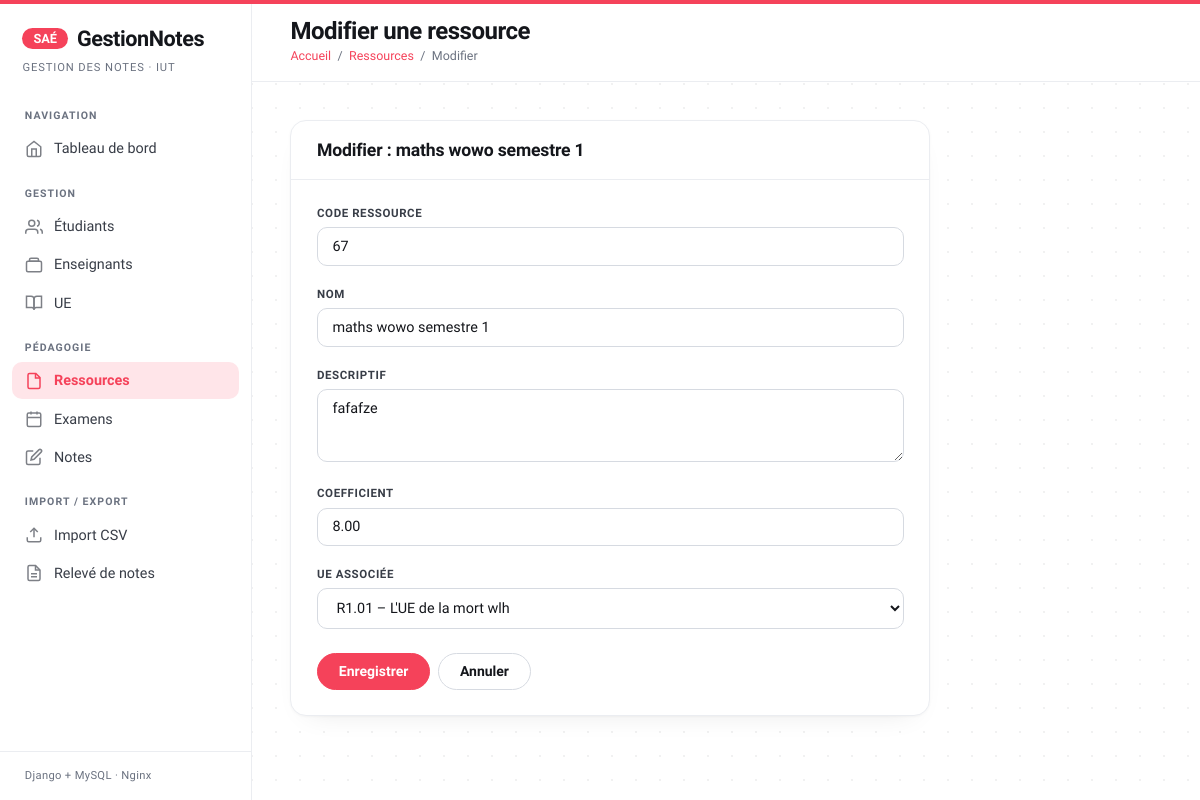
Page /ressources/67/modifier/ on the committed database.
### notes_app/models.py (models this page shows, shortened)
class Ressource(models.Model):
    code_ressource = models.CharField(
        max_length=20,
        primary_key=True,
        verbose_name="Code ressource"
    )
    nom = models.CharField(max_length=200, verbose_name="Nom")
    descriptif = models.TextField(blank=True, verbose_name="Descriptif")
    coefficient = models.DecimalField(
        max_digits=4,
        decimal_places=2,
        default=1.0,
        verbose_name="Coefficient"
    )
    ue = models.ForeignKey(
        UE,
        on_delete=models.CASCADE,
        related_name='ressources',
        verbose_name="UE associée"
    )
    class Meta:
        db_table = 'ressources'
        verbose_name = "Ressource"
        verbose_name_plural = "Ressources"
        ordering = ['ue', 'code_ressource']

### notes_app/views.py (the view)
def ressource_modifier(request, pk):
    ressource = get_object_or_404(Ressource, pk=pk)
    if request.method == 'POST':
        form = RessourceForm(request.POST, instance=ressource)
        if form.is_valid():
            form.save()
            messages.success(request, f'Ressource {ressource.nom} modifiée.')
            return redirect('ressource_liste')
        else:
            messages.error(request, 'Erreur dans le formulaire.')
    else:
        form = RessourceForm(instance=ressource)
    return render(request, 'notes_app/ressource_form.html', {
        'form': form,
        'ressource': ressource,
        'titre_page': f'Modifier {ressource.nom}',
        'action': 'Modifier',
    })

### notes_app/forms.py
class RessourceForm(forms.ModelForm):
    class Meta:
        model = Ressource
        fields = ['code_ressource', 'nom', 'descriptif', 'coefficient', 'ue']
        widgets = {
            'code_ressource': forms.TextInput(attrs={'class': 'form-control'}),
            'nom':            forms.TextInput(attrs={'class': 'form-control'}),
            'descriptif':     forms.Textarea(attrs={'class': 'form-control', 'rows': 3}),
            'coefficient':    forms.NumberInput(attrs={'class': 'form-control'}),
            'ue':             forms.Select(attrs={'class': 'form-select'}),
        }

### notes_app/models.py (called while the page is built)
    def __str__(self):
        return f"{self.code_ue} – {self.nom}"

### notes_app/templates/notes_app/ressource_form.html (shortened to what this page needs)
{% extends 'notes_app/base.html' %}
{% block titre_page %}
  {% if form.instance.pk %}Modifier une ressource{% else %}Ajouter une ressource{% endif %}
{% endblock %}
{% block breadcrumb %}
  <span>/</span> <a href="{% url 'ressource_liste' %}">Ressources</a>
  <span>/</span> <span>{% if form.instance.pk %}Modifier{% else %}Ajouter{% endif %}</span>
{% endblock %}
{% block content %}
<div class="card" style="max-width:640px">
  <div class="card-header">
    <h2 class="card-title">
      {% if form.instance.pk %}Modifier : {{ form.instance.nom }}{% else %}Nouvelle ressource{% endif %}
    </h2>
  </div>
  <div class="card-body">
    <form method="post">
      {% for field in form %}
      <div class="form-group">
        <label for="{{ field.id_for_label }}">{{ field.label }}</label>
        {{ field }}
      </div>
      {% endfor %}
      <div style="display:flex;gap:.5rem;margin-top:1.5rem">
        <button type="submit" class="btn btn-primary">Enregistrer</button>
        <a href="{% url 'ressource_liste' %}" class="btn btn-outline">Annuler</a>
      </div>
    </form>
  </div>
</div>
{% endblock %}

### notes_app/templates/notes_app/base.html (style rules this page uses)
*, *::before, *::after { box-sizing: border-box; margin: 0; padding: 0; }
:root { --bleu: #f5425a; --bleu-clair:#ff5e72; --bleu-pale: #ffe5e9; --vert: #15a05a; --vert-pale: #e6f6ee; --rouge: #e5484d; --rouge-pale:#fdeaea; --orange: #d9890b; --orange-pale:#fcf0d8; --gris-1: #f6f7f9; --gris-2: #ebedf1; --gris-3: #d6dae1; --gris-5: #6b7280; --gris-7: #383d47; --gris-9: #14161b; --sidebar-w: 252px; --radius: 10px; --radius-lg: 16px; --radius-pill: 999px; --font: 'Hanken Grotesk', system-ui, sans-serif; --font-display: 'Sora', system-ui, sans-serif; --font-mono: 'DM Mono', ui-monospace, monospace; }
body { font-family: var(--font); background-color: #ffffff; background-image: radial-gradient(rgba(17,19,24,.06) 1px, transparent 1px); background-size: 24px 24px; color: var(--gris-9); display: flex; min-height: 100vh; -webkit-font-smoothing: antialiased; }
body::before { content: ''; position: fixed; top: 0; left: 0; right: 0; height: 4px; background: var(--bleu); z-index: 200; }
.topbar-breadcrumb a { color: var(--bleu); text-decoration: none; }
.card { background: #ffffff; border: 1px solid var(--gris-2); border-radius: var(--radius-lg); overflow: hidden; box-shadow: 0 1px 3px rgba(17,19,24,.04), 0 12px 28px -18px rgba(17,19,24,.12); }
.card-header { padding: 1.2rem 1.6rem; border-bottom: 1px solid var(--gris-2); display: flex; align-items: center; justify-content: space-between; gap: 1rem; }
.card-title { font-family: var(--font-display); font-size: 1.1rem; font-weight: 700; letter-spacing: -.01em; color: var(--gris-9); }
.card-body { padding: 1.6rem; }
.btn { display: inline-flex; align-items: center; gap: .45rem; padding: .58rem 1.3rem; border-radius: var(--radius-pill); font-family: var(--font); font-size: .875rem; font-weight: 600; cursor: pointer; text-decoration: none; border: 1px solid transparent; transition: transform .12s, background .15s, border-color .15s, box-shadow .15s, color .15s; }
.btn-primary { background: var(--bleu); color: #fff; border-color: var(--bleu); }
.btn-outline { background: #fff; color: var(--gris-9); border-color: var(--gris-3); }
.form-group { margin-bottom: 1.3rem; }
label { display: block; font-size: .72rem; font-weight: 600; letter-spacing: .05em; text-transform: uppercase; color: var(--gris-7); margin-bottom: .45rem; }
.form-control, .form-select { width: 100%; padding: .62rem .9rem; border: 1px solid var(--gris-3); border-radius: var(--radius); font-family: var(--font); font-size: .9rem; color: var(--gris-9); background: #fff; transition: border-color .15s, box-shadow .15s; }
.content .card, .content .stat-card, .content .alert { animation: riseIn .5s cubic-bezier(.2,.7,.2,1) both; }

### rows in the picture
Ressource: instance.nom "maths wowo semestre 1", form "67" "maths wowo semestre 1" "fafafze" "8.00" "R1.01 – L'UE de la mort wlh"

### other values in the picture
{{ field.label }} "CODE RESSOURCE" "NOM" "DESCRIPTIF" "COEFFICIENT" "UE ASSOCIÉE"
